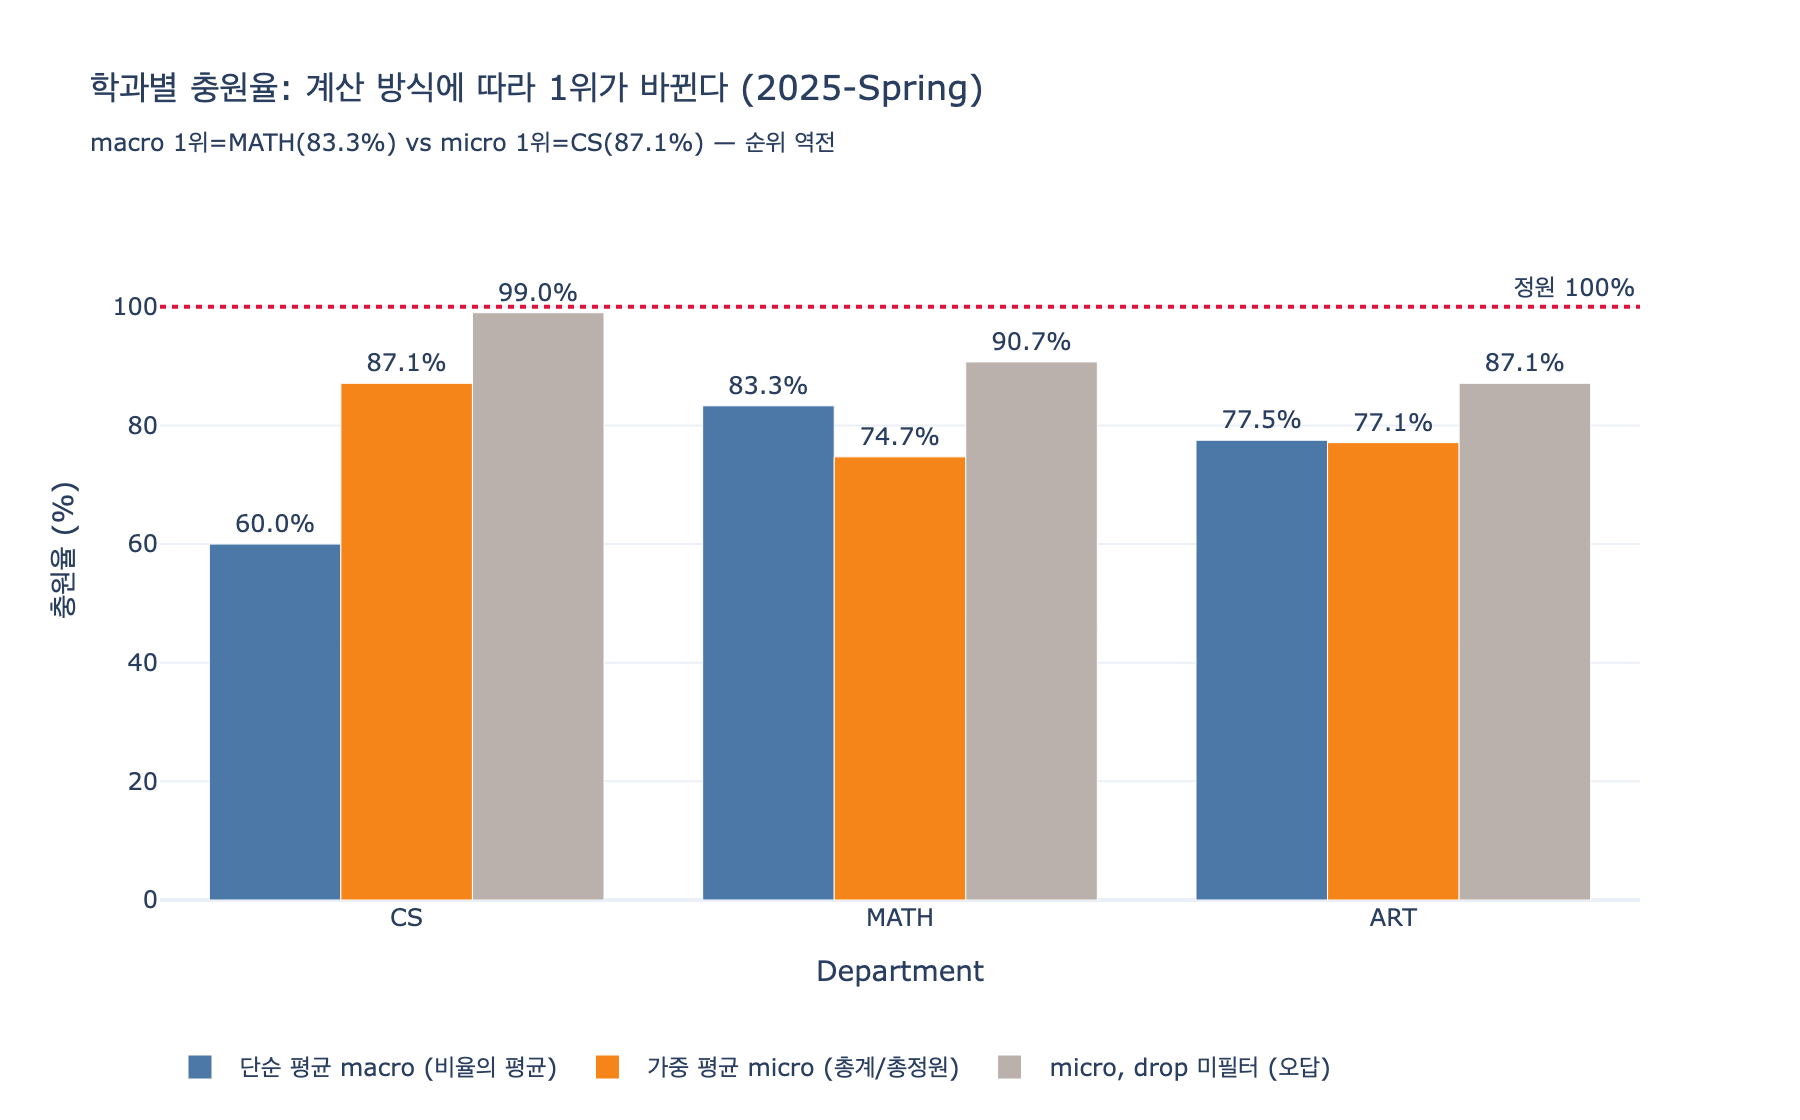

Source code (Python):
# %% [markdown]
# # 학과별 충원율(enrollment rate) 계산 실험
#
# 온톨로지 경로: `Department -[:offers]-> Course <-[:for_course]- Enrollment`
#
# - **분자**: 해당 학과 강좌에 걸린 `Enrollment` 건수 (단, 유효한 건만)
# - **분모**: 해당 강좌들의 `Course.maxEnrollment` (정원)
#
# 핵심 함정 3가지를 실험으로 확인한다.
#
# 1. **비율의 평균 ≠ 평균의 비율** — 강좌별 충원율을 단순 평균하느냐, 총합끼리 나누느냐(가중 평균)에 따라 학과 순위가 뒤집힌다.
# 2. **status 필터** — `drop`/`withdrawn` 건을 세면 충원율이 100%를 넘는 유령 수치가 나온다.
# 3. **semester 구분** — 학기를 안 끊으면 여러 학기 수강건수가 한 학기 정원에 누적된다.
#
# 필요 패키지: pandas, plotly, kaleido

# %%
# 필요 패키지: pandas, plotly, kaleido (png 저장용)
import pandas as pd
import plotly.graph_objects as go


def _show(fig):
    try:
        from IPython import get_ipython

        if get_ipython() is not None:  # VSCode 셀/Jupyter에서만 렌더링
            fig.show()
    except ImportError:
        pass


pd.set_option("display.width", 160)
pd.set_option("display.max_columns", None)

# %% [markdown]
# ## 1. Course 데이터 (Department -[:offers]-> Course)
#
# 정원(`maxEnrollment`) 편차를 크게 잡는 것이 포인트다. 200명짜리 개론과 5명짜리 세미나가
# 같은 학과에 섞여 있을 때 두 계산 방식의 차이가 극적으로 드러난다.

# %%
courses = pd.DataFrame(
    [
        # courseId,   departmentId, title,               maxEnrollment
        ("CS101", "CS", "Intro to Programming", 200),
        ("CS490", "CS", "Compiler Seminar", 10),
        ("MATH201", "MATH", "Linear Algebra", 50),
        ("MATH310", "MATH", "Real Analysis", 20),
        ("MATH999", "MATH", "Topology Seminar", 5),
        ("ART100", "ART", "Drawing Basics", 40),
        ("ART250", "ART", "Sculpture", 30),
    ],
    columns=["courseId", "departmentId", "title", "maxEnrollment"],
)
print(courses)
# 출력:
#   courseId departmentId                 title  maxEnrollment
# 0    CS101           CS  Intro to Programming            200
# 1    CS490           CS      Compiler Seminar             10
# 2  MATH201         MATH        Linear Algebra             50
# 3  MATH310         MATH         Real Analysis             20
# 4  MATH999         MATH      Topology Seminar              5
# 5   ART100          ART        Drawing Basics             40
# 6   ART250          ART            Sculpture             30

# %% [markdown]
# ## 2. Enrollment 데이터 (Course <-[:for_course]- Enrollment)
#
# `Enrollment`는 junction entity라서 자기 속성 `semester`, `status`, `grade`를 갖는다.
# 여기서는 두 학기(`2024-Fall`, `2025-Spring`)와 네 가지 status를 만든다.
#
# - 유효 등록: `enrolled`, `completed`
# - 제외 대상: `dropped`, `withdrawn`

# %%
# (courseId, semester, status, count) 스펙에서 Enrollment 레코드를 펼친다.
enrollment_spec = [
    # --- 2025-Spring (분석 대상 학기) ---
    ("CS101", "2025-Spring", "enrolled", 120),
    ("CS101", "2025-Spring", "completed", 60),
    ("CS101", "2025-Spring", "dropped", 20),
    ("CS101", "2025-Spring", "withdrawn", 5),
    ("CS490", "2025-Spring", "enrolled", 3),
    ("MATH201", "2025-Spring", "enrolled", 20),
    ("MATH201", "2025-Spring", "completed", 15),
    ("MATH201", "2025-Spring", "dropped", 10),
    ("MATH310", "2025-Spring", "enrolled", 16),
    ("MATH310", "2025-Spring", "dropped", 2),
    ("MATH999", "2025-Spring", "enrolled", 5),
    ("ART100", "2025-Spring", "enrolled", 30),
    ("ART100", "2025-Spring", "withdrawn", 4),
    ("ART250", "2025-Spring", "enrolled", 24),
    ("ART250", "2025-Spring", "dropped", 3),
    # --- 2024-Fall (이전 학기 노이즈) ---
    ("CS101", "2024-Fall", "completed", 150),
    ("MATH201", "2024-Fall", "completed", 40),
    ("ART100", "2024-Fall", "completed", 38),
]

rows = []
seq = 0
for course_id, semester, status, n in enrollment_spec:
    for _ in range(n):
        seq += 1
        rows.append((f"E{seq:04d}", course_id, semester, status))
enrollments = pd.DataFrame(rows, columns=["enrollmentId", "courseId", "semester", "status"])

print(len(enrollments))
print(enrollments.groupby(["semester", "status"]).size())
# 출력:
# 565
# semester     status
# 2024-Fall    completed    228
# 2025-Spring  completed     75
#              dropped       35
#              enrolled     218
#              withdrawn      9
# dtype: int64

# %% [markdown]
# ## 3. 필터: 학기 + 유효 status
#
# 충원율은 "특정 학기의 정원 대비 실제로 자리를 차지한 인원"이다.
# 따라서 **학기를 고정**하고, **중도 포기 건을 제외**해야 한다.

# %%
TARGET_SEMESTER = "2025-Spring"
VALID_STATUS = {"enrolled", "completed"}

sem = enrollments[enrollments["semester"] == TARGET_SEMESTER]
valid = sem[sem["status"].isin(VALID_STATUS)]

counts_valid = valid.groupby("courseId").size().rename("validCount")
counts_all = sem.groupby("courseId").size().rename("allCount")

df = courses.set_index("courseId").join([counts_valid, counts_all]).fillna(0).reset_index()
df[["validCount", "allCount"]] = df[["validCount", "allCount"]].astype(int)
df["rate_valid"] = df["validCount"] / df["maxEnrollment"]
df["rate_all"] = df["allCount"] / df["maxEnrollment"]
print(df[["courseId", "departmentId", "maxEnrollment", "validCount", "allCount", "rate_valid", "rate_all"]])
# 출력:
#   courseId departmentId  maxEnrollment  validCount  allCount  rate_valid  rate_all
# 0    CS101           CS            200         180       205        0.90     1.025
# 1    CS490           CS             10           3         3        0.30     0.300
# 2  MATH201         MATH             50          35        45        0.70     0.900
# 3  MATH310         MATH             20          16        18        0.80     0.900
# 4  MATH999         MATH              5           5         5        1.00     1.000
# 5   ART100          ART             40          30        34        0.75     0.850
# 6   ART250          ART             30          24        27        0.80     0.900

# %% [markdown]
# ### 함정 2 확인: drop을 포함하면 충원율 > 100%
#
# `CS101`은 정원 200명에 유효 등록 180명이지만, 취소 25건을 같이 세면 $205/200 = 102.5\%$가 된다.
# 정원 초과처럼 보이지만 실제로는 빈 자리가 20개 있는 강의다.

# %%
over = df[df["rate_all"] > 1.0]
print(over[["courseId", "maxEnrollment", "validCount", "allCount", "rate_all"]])
# 출력:
#   courseId  maxEnrollment  validCount  allCount  rate_all
# 0    CS101            200         180       205     1.025

# %% [markdown]
# ## 4. 두 가지 학과 충원율 정의
#
# 학과 $d$가 강좌 $c \in C_d$를 offers 한다고 하자.
# $n_c$ = 유효 수강건수, $m_c$ = `Course.maxEnrollment`.
#
# **(A) 단순 평균 (비율의 평균, macro-average)**
#
# $$\mathrm{rate}^{\text{macro}}_d = \frac{1}{|C_d|}\sum_{c \in C_d} \frac{n_c}{m_c}$$
#
# 강좌 하나하나를 동등하게 취급한다. 5명짜리 세미나와 200명짜리 개론이 같은 1표를 갖는다.
#
# **(B) 가중 평균 (평균의 비율, micro-average)**
#
# $$\mathrm{rate}^{\text{micro}}_d = \frac{\sum_{c \in C_d} n_c}{\sum_{c \in C_d} m_c}
# = \sum_{c \in C_d} w_c \cdot \frac{n_c}{m_c}, \quad w_c = \frac{m_c}{\sum_{k \in C_d} m_k}$$
#
# "학과 전체 좌석 중 몇 %가 찼는가"를 뜻한다. 정원이 큰 강좌가 그만큼 크게 반영된다.
#
# 두 값은 모든 $m_c$가 같을 때만 일치한다. 정원 편차가 클수록 벌어진다.

# %%
def dept_rates(frame, count_col):
    g = frame.groupby("departmentId")
    out = pd.DataFrame(
        {
            "courses": g.size(),
            "sum_n": g[count_col].sum(),
            "sum_m": g["maxEnrollment"].sum(),
            "macro": g.apply(lambda x: (x[count_col] / x["maxEnrollment"]).mean(), include_groups=False),
        }
    )
    out["micro"] = out["sum_n"] / out["sum_m"]
    out["gap"] = out["micro"] - out["macro"]
    return out.sort_values("micro", ascending=False)


dept_valid = dept_rates(df, "validCount")
print(dept_valid.round(4))
# 출력:
#               courses  sum_n  sum_m   macro   micro     gap
# departmentId
# CS                  2    183    210  0.6000  0.8714  0.2714
# ART                 2     54     70  0.7750  0.7714 -0.0036
# MATH                3     56     75  0.8333  0.7467 -0.0867

# %% [markdown]
# ## 5. 함정 1 확인: 순위 역전
#
# 같은 데이터인데 정의만 바꾸면 "충원율 1위 학과"가 달라진다.

# %%
rank_macro = dept_valid.sort_values("macro", ascending=False).index.tolist()
rank_micro = dept_valid.sort_values("micro", ascending=False).index.tolist()
print("단순평균(macro) 순위:", rank_macro)
print("가중평균(micro) 순위:", rank_micro)
print("역전 발생:", rank_macro != rank_micro)
# 출력:
# 단순평균(macro) 순위: ['MATH', 'ART', 'CS']
# 가중평균(micro) 순위: ['CS', 'ART', 'MATH']
# 역전 발생: True

# %%
# 왜 CS가 뒤집히는가 — 가중치 w_c 를 직접 본다.
cs = df[df["departmentId"] == "CS"].copy()
cs["w"] = cs["maxEnrollment"] / cs["maxEnrollment"].sum()
cs["w*rate"] = cs["w"] * cs["rate_valid"]
print(cs[["courseId", "maxEnrollment", "validCount", "rate_valid", "w", "w*rate"]].round(4))
print("macro =", round(cs["rate_valid"].mean(), 4), "| micro =", round(cs["w*rate"].sum(), 4))
# 출력:
#   courseId  maxEnrollment  validCount  rate_valid       w  w*rate
# 0    CS101            200         180         0.9  0.9524  0.8571
# 1    CS490             10           3         0.3  0.0476  0.0143
# macro = 0.6 | micro = 0.8714
#
# CS490(정원 10)이 macro에서는 1/2 = 50%의 발언권을 갖지만,
# micro에서는 10/210 = 4.8%에 불과하다. 이 차이가 0.6 vs 0.87을 만든다.

# %% [markdown]
# ## 6. 함정 2 확인: drop 필터 전후 비교

# %%
dept_all = dept_rates(df, "allCount")
cmp = pd.DataFrame(
    {
        "micro_필터적용": dept_valid["micro"],
        "micro_필터없음": dept_all["micro"],
        "macro_필터적용": dept_valid["macro"],
        "macro_필터없음": dept_all["macro"],
    }
).round(4)
cmp["micro_과대계상"] = (cmp["micro_필터없음"] - cmp["micro_필터적용"]).round(4)
print(cmp)
# 출력:
#               micro_필터적용  micro_필터없음  macro_필터적용  macro_필터없음  micro_과대계상
# departmentId
# ART               0.7714      0.8714      0.7750      0.8750       0.1000
# CS                0.8714      0.9905      0.6000      0.6625       0.1191
# MATH              0.7467      0.9067      0.8333      0.9333       0.1600
#
# MATH는 필터를 빼면 90.7%로 "거의 만석"처럼 보이지만 실제로는 74.7%다.

# %% [markdown]
# ## 7. 함정 3 확인: 학기 미구분
#
# `semester` 조건을 빼면 2024-Fall 수강건수까지 2025-Spring 정원에 얹힌다.

# %%
no_sem = enrollments[enrollments["status"].isin(VALID_STATUS)].groupby("courseId").size().rename("nCount")
tmp = courses.set_index("courseId").join(no_sem).fillna(0).reset_index()
tmp["nCount"] = tmp["nCount"].astype(int)
g = tmp.groupby("departmentId")
micro_nosem = (g["nCount"].sum() / g["maxEnrollment"].sum()).round(4)
print(pd.DataFrame({"micro_학기고정": dept_valid["micro"].round(4), "micro_학기무시": micro_nosem}))
# 출력:
#               micro_학기고정  micro_학기무시
# departmentId
# ART                0.7714      1.3143
# CS                 0.8714      1.5857
# MATH               0.7467      1.2800
#
# 전 학과가 100%를 넘는다 — 분자는 누적, 분모는 한 학기치라서 생기는 전형적 오류.

# %% [markdown]
# ## 8. 대응하는 GQL
#
# ```gql
# // 가중 평균(micro) — 권장 기본값
# MATCH (d:Department)-[:offers]->(c:Course)
# OPTIONAL MATCH (c)<-[:for_course]-(e:Enrollment)
#   WHERE e.semester = '2025-Spring' AND e.status IN ['enrolled', 'completed']
# WITH d, c, COUNT(e) AS n, c.maxEnrollment AS m
# WITH d, SUM(n) AS totalEnrolled, SUM(m) AS totalSeats
# RETURN d.name, 1.0 * totalEnrolled / totalSeats AS enrollmentRate
# ORDER BY enrollmentRate DESC
# ```
#
# `OPTIONAL MATCH`가 중요하다. 수강생이 0인 강좌를 `MATCH`로 쓰면 그 강좌의 정원이
# 분모에서 통째로 빠져 충원율이 부풀려진다.
#
# ```gql
# // 단순 평균(macro) — 강좌 하나하나를 동등 취급
# MATCH (d:Department)-[:offers]->(c:Course)
# OPTIONAL MATCH (c)<-[:for_course]-(e:Enrollment)
#   WHERE e.semester = '2025-Spring' AND e.status IN ['enrolled', 'completed']
# WITH d, c, COUNT(e) AS n
# WITH d, AVG(1.0 * n / c.maxEnrollment) AS enrollmentRate
# RETURN d.name, enrollmentRate ORDER BY enrollmentRate DESC
# ```

# %% [markdown]
# ### 함정 4(보너스): 수강생 0인 강좌를 분모에서 누락시키기

# %%
# MATCH만 쓰면 validCount == 0 인 강좌가 사라진다고 가정하고 시뮬레이션.
zero_course = pd.DataFrame([("PHYS500", "MATH", "Quantum Field Theory", 25)], columns=courses.columns)
df2 = pd.concat([df, zero_course.assign(validCount=0, allCount=0, rate_valid=0.0, rate_all=0.0)], ignore_index=True)
inner = df2[df2["validCount"] > 0]  # MATCH 동작
math_outer = df2[df2["departmentId"] == "MATH"]
math_inner = inner[inner["departmentId"] == "MATH"]
print("OPTIONAL MATCH(정확):", round(math_outer["validCount"].sum() / math_outer["maxEnrollment"].sum(), 4))
print("MATCH(0명 강좌 누락):", round(math_inner["validCount"].sum() / math_inner["maxEnrollment"].sum(), 4))
# 출력:
# OPTIONAL MATCH(정확): 0.56
# MATCH(0명 강좌 누락): 0.7467

# %% [markdown]
# ## 9. 시각화 — 두 방식의 학과별 충원율 비교

# %%
order = ["CS", "MATH", "ART"]
d = dept_valid.reindex(order)
d_all = dept_rates(df, "allCount").reindex(order)

fig = go.Figure()
fig.add_bar(
    name="단순 평균 macro (비율의 평균)",
    x=order,
    y=(d["macro"] * 100).round(1),
    text=[f"{v:.1f}%" for v in d["macro"] * 100],
    textposition="outside",
    marker_color="#4C78A8",
)
fig.add_bar(
    name="가중 평균 micro (총계/총정원)",
    x=order,
    y=(d["micro"] * 100).round(1),
    text=[f"{v:.1f}%" for v in d["micro"] * 100],
    textposition="outside",
    marker_color="#F58518",
)
fig.add_bar(
    name="micro, drop 미필터 (오답)",
    x=order,
    y=(d_all["micro"] * 100).round(1),
    text=[f"{v:.1f}%" for v in d_all["micro"] * 100],
    textposition="outside",
    marker_color="#BAB0AC",
)
fig.add_hline(y=100, line_dash="dot", line_color="crimson", annotation_text="정원 100%")
fig.update_layout(
    title="학과별 충원율: 계산 방식에 따라 1위가 바뀐다 (2025-Spring)<br>"
    "<sub>macro 1위=MATH(83.3%) vs micro 1위=CS(87.1%) — 순위 역전</sub>",
    yaxis_title="충원율 (%)",
    xaxis_title="Department",
    yaxis_range=[0, 118],
    barmode="group",
    template="plotly_white",
    legend=dict(orientation="h", yanchor="bottom", y=-0.28, x=0),
    width=900,
    height=560,
)
_show(fig)

# %%
import os

out_png = os.path.join(os.path.dirname(os.path.abspath(__file__)), "expy.png")
fig.write_image(out_png, scale=2)
print("saved:", out_png)
# 출력: saved: .../expy.png

# %% [markdown]
# ## 정리
#
# | 항목 | 잘못된 계산 | 올바른 계산 |
# |---|---|---|
# | 집계 방식 | 정의 없이 강좌별 비율 평균 | 목적에 맞게 macro/micro를 **명시**. 기본은 micro |
# | status | 전체 Enrollment 카운트 | `status IN ['enrolled','completed']` |
# | semester | 전 학기 누적 | 대상 학기 고정 |
# | 0명 강좌 | `MATCH`로 누락 | `OPTIONAL MATCH`로 정원 유지 |
#
# - **micro(가중 평균)** = "학과 좌석 활용률". 자원 배분·예산 판단에 적합.
# - **macro(단순 평균)** = "평균적인 강좌가 얼마나 차는가". 폐강 후보 탐지에 적합.
